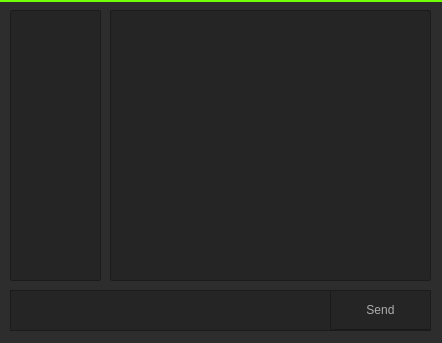
<?xml version="1.0" encoding="UTF-8"?>
<ui version="4.0">
 <class>vldrChatQtClass</class>
 <widget class="QMainWindow" name="vldrChatQtClass">
  <property name="geometry">
   <rect>
    <x>0</x>
    <y>0</y>
    <width>442</width>
    <height>343</height>
   </rect>
  </property>
  <property name="windowTitle">
   <string>vldrChatQt</string>
  </property>
  <widget class="QWidget" name="centralWidget">
   <property name="styleSheet">
    <string notr="true">
QWidget {
	background-color:rgb(45, 45, 45);
	
}</string>
   </property>
   <widget class="QListWidget" name="usersList">
    <property name="geometry">
     <rect>
      <x>10</x>
      <y>10</y>
      <width>91</width>
      <height>271</height>
     </rect>
    </property>
    <property name="autoFillBackground">
     <bool>false</bool>
    </property>
    <property name="styleSheet">
     <string notr="true">border:1px solid rgb(27, 27, 27);

background-color:rgb(37, 37, 37);
color:white;
border-radius:2px;</string>
    </property>
   </widget>
   <widget class="QPlainTextEdit" name="chatBox">
    <property name="geometry">
     <rect>
      <x>110</x>
      <y>10</y>
      <width>321</width>
      <height>271</height>
     </rect>
    </property>
    <property name="sizePolicy">
     <sizepolicy hsizetype="Maximum" vsizetype="Maximum">
      <horstretch>0</horstretch>
      <verstretch>0</verstretch>
     </sizepolicy>
    </property>
    <property name="styleSheet">
     <string notr="true">QPlainTextEdit {
border:1px solid rgb(27, 27, 27);

background-color:rgb(37, 37, 37);
color:white;
border-radius:2px;
}</string>
    </property>
    <property name="readOnly">
     <bool>true</bool>
    </property>
   </widget>
   <widget class="QLineEdit" name="messageBox">
    <property name="geometry">
     <rect>
      <x>10</x>
      <y>290</y>
      <width>321</width>
      <height>41</height>
     </rect>
    </property>
    <property name="styleSheet">
     <string notr="true">border:1px solid rgb(27, 27, 27);

background-color:rgb(37, 37, 37);
color:white;
border-radius-right:2px;
padding:5px;
font-size:18px;</string>
    </property>
   </widget>
   <widget class="QPushButton" name="sendButton">
    <property name="geometry">
     <rect>
      <x>330</x>
      <y>290</y>
      <width>101</width>
      <height>41</height>
     </rect>
    </property>
    <property name="styleSheet">
     <string notr="true">QPushButton {
border:1px solid rgb(27, 27, 27);
border-bottom:2px solid rgb(27, 27, 27);

background-color:rgb(37, 37, 37);
color:rgb(173, 173, 173);
}

QPushButton:hover {
	color:white;
}

QPushButton:pressed {
	border-bottom:0px solid gray;
}</string>
    </property>
    <property name="text">
     <string>Send</string>
    </property>
   </widget>
   <widget class="QWidget" name="widget" native="true">
    <property name="geometry">
     <rect>
      <x>-10</x>
      <y>0</y>
      <width>461</width>
      <height>20</height>
     </rect>
    </property>
    <property name="styleSheet">
     <string notr="true">border-top:2px solid rgb(113, 255, 5);</string>
    </property>
   </widget>
   <zorder>widget</zorder>
   <zorder>usersList</zorder>
   <zorder>chatBox</zorder>
   <zorder>messageBox</zorder>
   <zorder>sendButton</zorder>
  </widget>
 </widget>
 <layoutdefault spacing="6" margin="11"/>
 <resources>
  <include location="vldrChatQt.qrc"/>
 </resources>
 <connections/>
</ui>
